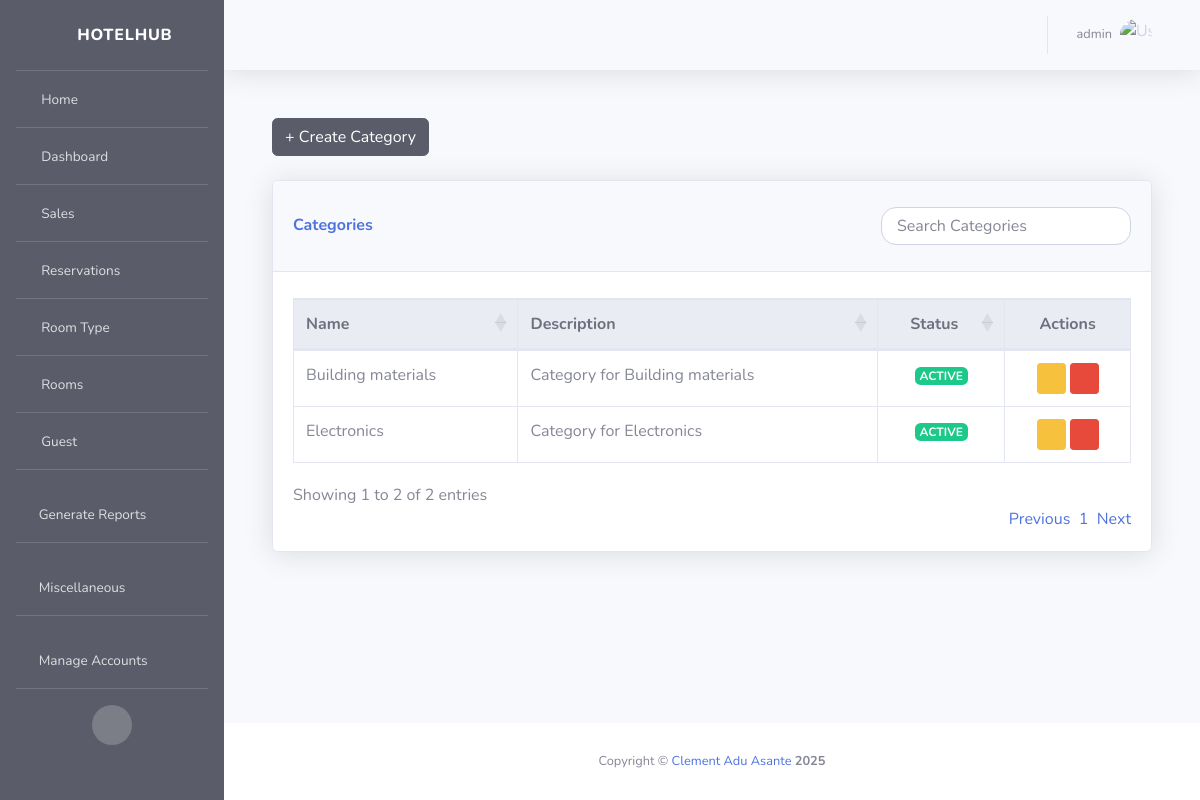
Screenshot of /inventory/categories/ (signed in) with the database file from the repository.
### authentication/models.py (models this page shows, shortened)
class Users(AbstractBaseUser, PermissionsMixin):
    ROLE_CHOICES = [
        ('admin', 'Admin'),
        ('receptionist', 'Receptionist'),
        ('manager', 'Manager'),
        ('seller', 'Seller')
    ]
    first_name = models.CharField(max_length=256, blank=False, null=False)
    last_name = models.CharField(max_length=256, blank=False, null=False)
    username = models.CharField(max_length=256, unique=True, blank=False, null=False)
    role = models.CharField(max_length=20, choices=ROLE_CHOICES)
    phone = models.CharField(max_length=30, blank=False, null=False)
    address = models.TextField(max_length=256, blank=False, null=False)
    is_active = models.BooleanField(default=True)
    is_staff = models.BooleanField(default=False)
    last_login = models.DateTimeField(null=True, blank=True)
    objects = CustomUserManager()
    USERNAME_FIELD = 'username'
    REQUIRED_FIELDS = []
    class Meta:
        db_table = 'Users'

### inventory/models.py (models this page shows, shortened)
class Category(models.Model):
    STATUS_CHOICES = (
        ("ACTIVE", "Active"),
        ("INACTIVE", "Inactive")
    )
    name = models.CharField(max_length=256, unique=True)
    description = models.TextField(max_length=256)
    status = models.CharField(
        choices=STATUS_CHOICES,
        max_length=100,
        default="ACTIVE",
    )
    purchase_at = models.DateTimeField(auto_now_add=True)
    updated_at = models.DateTimeField(auto_now=True)
    class Meta:
        db_table = "categories"
        verbose_name_plural = "Categories"

### inventory/views.py (the view)
# urls.py: path('categories/', views.categories_list_view, name='category_list'),
@login_required(login_url="/authentication/login/")
def categories_list_view(request):
    if request.user.is_authenticated:
        action = f"Viewed categories list"
        details = f"User: {request.user.username}, IP: {request.META.get('REMOTE_ADDR')}, User-Agent: {request.META.get('HTTP_USER_AGENT')}"
        ip_address = request.META.get('REMOTE_ADDR')
        mac_address = get_mac_address()
        ActivityLog.objects.create(
            user=request.user,
            action=action,
            details=details,
            ip_address=ip_address,
            mac_address=mac_address
        )
    try:
        categories = Category.objects.all()
        return render(request, "category_list.html", {"categories": categories})
    except Exception as e:
        handle_error(request, f"Error loading categories: {str(e)}")
        return redirect('inventory:category_create_update')

### activitylog/activity_logger.py (called while the page is built)
    def __call__(self, request):
        response = self.get_response(request)
        if request.user.is_authenticated:
            action = f"{request.method} {request.path}"
            details = f"User: {request.user.username}, IP: {request.META.get('REMOTE_ADDR')}, User-Agent: {request.META.get('HTTP_USER_AGENT')}"
            ip_address = request.META.get('REMOTE_ADDR')
            mac_address = self.get_mac_address()
            ActivityLog.objects.create(
                user=request.user,
                action=action,
                details=details,
                ip_address=ip_address,
                mac_address=mac_address
            )
        return response

    def get_mac_address(self):
        mac_num = hex(uuid.getnode()).replace('0x', '').upper()
        mac = '-'.join(mac_num[i: i+2] for i in range(0, 11, 2))
        return mac

### activitylog/views.py (called while the page is built)
def get_mac_address():
    mac_num = hex(uuid.getnode()).replace('0x', '').upper()
    mac = '-'.join(mac_num[i: i+2] for i in range(0, 11, 2))
    return mac

### inventory/templates/category_list.html (shortened to what this page needs)
{% extends "base.html" %}
{% load static %}
{% block stylesheets %}
<link href="{% static 'vendor/datatables/dataTables.bootstrap4.min.css' %}" rel="stylesheet">
<link href="{% static 'css/pagination_buttons.css' %}" rel="stylesheet">
{% endblock stylesheets %}
{% block content %}
<div class="container-fluid">
    <div class="d-flex justify-content-between align-items-center mb-4">
        <a href="{% url 'inventory:category_create_update' %}" class="btn btn-dark">
            + Create Category
        </a>
    </div>
    <div class="card shadow mb-4">
        <div class="card-header py-3 d-flex justify-content-between align-items-center">
            <h6 class="m-0 font-weight-bold text-primary">Categories</h6>
            <input type="text" class="form-control" id="categoriesSearch" placeholder="Search Categories">
        </div>
        <div class="card-body">
            <div class="table-responsive">
                <table class="table table-bordered table-hover" id="dataTable" width="100%" cellspacing="0">
                    <thead class="thead-light">
                        <tr>
                            <th>Name</th>
                            <th>Description</th>
                            <th class="text-center">Status</th>
                            <th class="text-center">Actions</th>
                        </tr>
                    </thead>
                    <tbody>
                        {% for category in categories %}
                        <tr>
                            <td>{{ category.name }}</td>
                            <td>{{ category.description }}</td>
                            <td class="text-center">
                                {% if category.status == "ACTIVE" %}
                                    <span class="badge badge-success">{{ category.status }}</span>
                                {% elif category.status == "INACTIVE" %}
                                    <span class="badge badge-danger">{{ category.status }}</span>
                                {% endif %}
                            </td>
                            <td class="text-center">
                                <a href="{% url 'inventory:category_create_update' category.id %}" class="btn btn-warning btn-sm" title="Update">
                                    <i class="fas fa-pen"></i>
                                </a>
                                <button type="button" class="btn btn-danger btn-sm" data-toggle="modal" data-target="#deleteModal-{{ category.id }}" title="Delete">
                                    <i class="fas fa-trash"></i>
                                </button>
                            </td>
                        </tr>
                        {% endfor %}
                    </tbody>
                </table>
            </div>
        </div>
    </div>
</div>
{% endblock content %}

### templates/navbar.html (shortened to what this page needs)
{% load static %}
<nav class="navbar navbar-expand navbar-light bg-gradient topbar mb-4 static-top shadow">
    <ul class="navbar-nav ml-auto">
        <li class="nav-item dropdown">
            <a class="nav-link dropdown-toggle" href="#" id="userDropdown" role="button" data-toggle="dropdown" aria-expanded="false">
                <span class="mr-2 d-none d-lg-inline text-gray-600 small">{{ request.user.username }}</span>
                <img class="img-profile rounded-circle" src="{% static 'img/undraw_profile.svg' %}" alt="User Profile">
            </a>
        </li>
    </ul>
</nav>

### inventory/templates/category_list.html (style rules this page uses)
#categoriesSearch { max-width: 250px; border-radius: 15px; padding: 5px 15px; margin: 10px 0; }

### rows the page displays
Users: user.username "admin"
Category: name "Building materials", description "Category for Building materials", status "ACTIVE"
Category: name "Electronics", description "Category for Electronics", status "ACTIVE"
